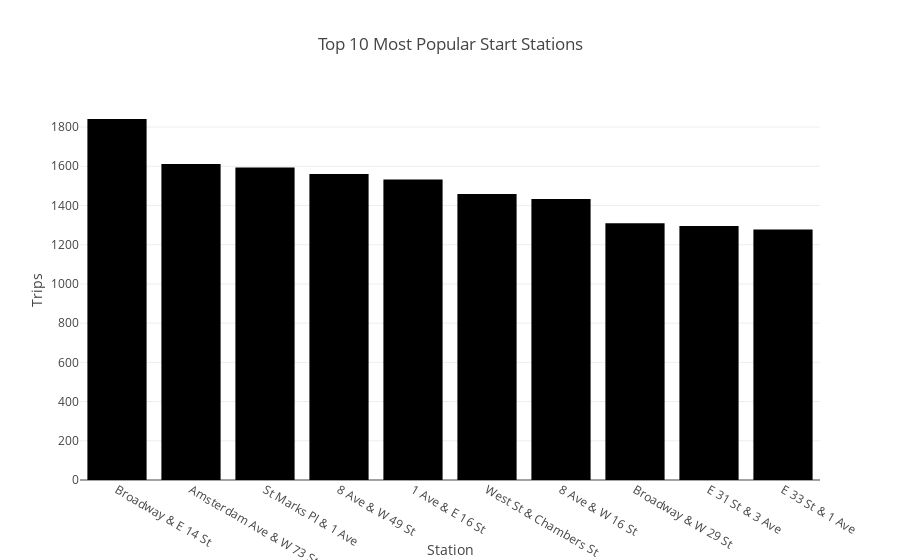
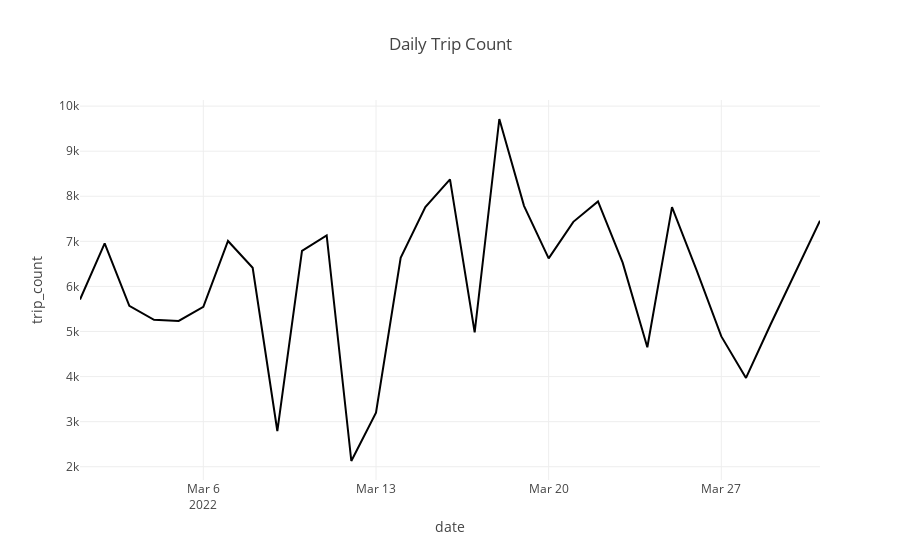

Notebook code for these charts, in order:
### Code cell
import pandas as pd
import plotly.express as px

df = pd.read_csv("/Users/alden/citibike_tripdata_cleaned.csv", dtype={'start_station_id': str})

# Top 10 start stations
top_stations = df['start_station_name'].value_counts().nlargest(10).reset_index()
top_stations.columns = ['Station', 'Trips']
fig1 = px.bar(top_stations, x='Station', y='Trips', title='Top 10 Most Popular Start Stations')
fig1.show()

# Daily trip counts
df['date'] = pd.to_datetime(df['started_at']).dt.date
daily_trips = df.groupby('date').size().reset_index(name='trip_count')
fig2 = px.line(daily_trips, x='date', y='trip_count', title='Daily Trip Count')
fig2.show()

### Figure 1 — Plotly figure (JSON) as saved in the notebook; plotly's stock layout.template omitted (floating-point values rounded to 4 significant figures)
{"data": [{"hovertemplate": "Station=%{x}<br>Trips=%{y}<extra></extra>", "legendgroup": "", "marker": {"color": "#000001", "pattern": {"shape": ""}}, "name": "", "orientation": "v", "showlegend": false, "textposition": "auto", "type": "bar", "x": ["Broadway & E 14 St", "Amsterdam Ave & W 73 St", "St Marks Pl & 1 Ave", "8 Ave & W 49 St", "1 Ave & E 16 St", "West St & Chambers St", "8 Ave & W 16 St", "Broadway & W 29 St", "E 31 St & 3 Ave", "E 33 St & 1 Ave"], "xaxis": "x", "y": [1841, 1612, 1594, 1560, 1532, 1459, 1433, 1309, 1295, 1278], "yaxis": "y"}], "layout": {"barmode": "relative", "legend": {"tracegroupgap": 0}, "title": {"text": "Top 10 Most Popular Start Stations"}, "xaxis": {"anchor": "y", "domain": [0, 1], "title": {"text": "Station"}}, "yaxis": {"anchor": "x", "domain": [0, 1], "title": {"text": "Trips"}}}}

### Figure 2 — Plotly figure (JSON) as saved in the notebook; plotly's stock layout.template omitted (floating-point values rounded to 4 significant figures)
{"data": [{"hovertemplate": "date=%{x}<br>trip_count=%{y}<extra></extra>", "legendgroup": "", "line": {"color": "#000001", "dash": "solid"}, "marker": {"symbol": "circle"}, "mode": "lines", "name": "", "orientation": "v", "showlegend": false, "type": "scatter", "x": ["2022-03-01", "2022-03-02", "2022-03-03", "2022-03-04", "2022-03-05", "2022-03-06", "2022-03-07", "2022-03-08", "2022-03-09", "2022-03-10", "2022-03-11", "2022-03-12", "2022-03-13", "2022-03-14", "2022-03-15", "2022-03-16", "2022-03-17", "2022-03-18", "2022-03-19", "2022-03-20", "2022-03-21", "2022-03-22", "2022-03-23", "2022-03-24", "2022-03-25", "2022-03-26", "2022-03-27", "2022-03-28", "2022-03-29", "2022-03-30", "2022-03-31"], "xaxis": "x", "y": [5708, 6955, 5571, 5260, 5235, 5547, 7008, 6413, 2792, 6789, 7130, 2127, 3200, 6634, 7758, 8375, 4982, 9714, 7787, 6621, 7433, 7887, 6528, 4651, 7760, 6358, 4891, 3970, 5161, 6299, 7456], "yaxis": "y"}], "layout": {"legend": {"tracegroupgap": 0}, "title": {"text": "Daily Trip Count"}, "xaxis": {"anchor": "y", "domain": [0, 1], "title": {"text": "date"}}, "yaxis": {"anchor": "x", "domain": [0, 1], "title": {"text": "trip_count"}}}}
